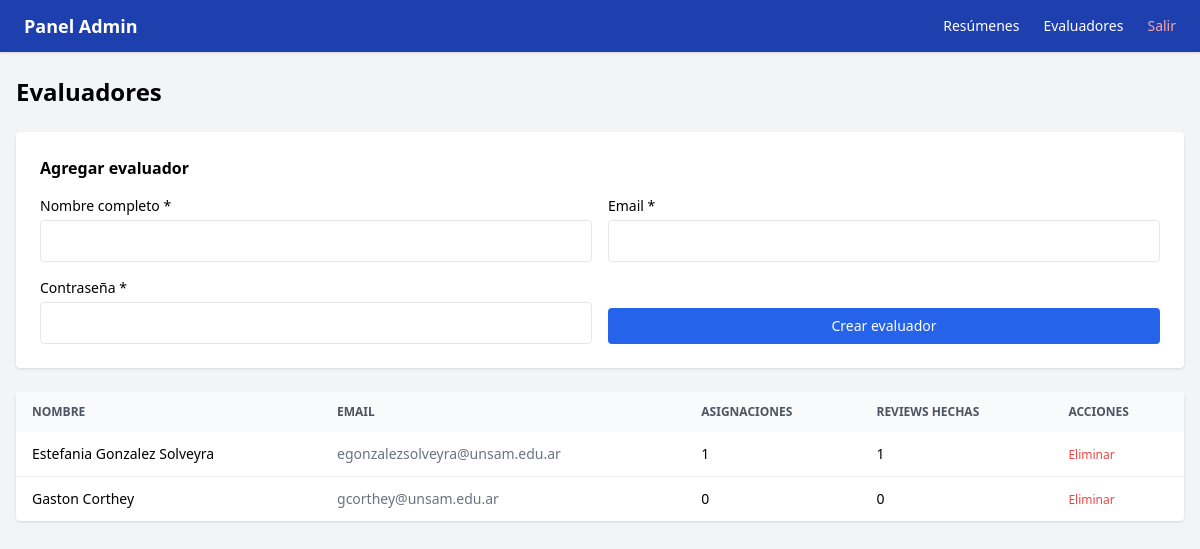
Screenshot of /admin/evaluadores (signed in) with the database file from the repository.
### app/models.py (models this page shows)
class User(Base):
    __tablename__ = "users"
    id = Column(Integer, primary_key=True, index=True)
    email = Column(String, unique=True, index=True, nullable=False)
    nombre = Column(String, nullable=False)
    password_hash = Column(String, nullable=False)
    role = Column(Enum(RoleEnum), nullable=False)
    reviews = relationship("Review", back_populates="evaluador")
    asignaciones = relationship("Asignacion", back_populates="evaluador")

### app/main.py (the view)
@app.get("/admin/evaluadores", response_class=HTMLResponse)
def admin_evaluadores(
    request: Request,
    current_user: models.User = Depends(require_admin),
    db: Session = Depends(get_db)
):
    evaluadores = db.query(models.User).filter(models.User.role == models.RoleEnum.evaluador).all()
    return templates.TemplateResponse("admin/evaluadores.html", {
        "request": request,
        "evaluadores": evaluadores,
        "current_user": current_user
    })

### app/templates/admin/evaluadores.html (shortened to what this page needs)
{% extends "admin/base.html" %}
{% block content %}
<div class="flex items-center justify-between mb-6">
    <h1 class="text-2xl font-bold">Evaluadores</h1>
</div>
<div class="bg-white rounded shadow p-6 mb-6">
    <h2 class="font-semibold mb-4">Agregar evaluador</h2>
    <form method="post" action="/admin/evaluadores" class="grid grid-cols-1 gap-4 sm:grid-cols-2">
        <div>
            <label class="block text-sm font-medium mb-1">Nombre completo *</label>
            <input type="text" name="nombre" required
                class="w-full border rounded px-3 py-2 focus:outline-none focus:ring-2 focus:ring-blue-400"/>
        </div>
        <div>
            <label class="block text-sm font-medium mb-1">Email *</label>
            <input type="email" name="email" required
                class="w-full border rounded px-3 py-2 focus:outline-none focus:ring-2 focus:ring-blue-400"/>
        </div>
        <div>
            <label class="block text-sm font-medium mb-1">Contraseña *</label>
            <input type="password" name="password" required
                class="w-full border rounded px-3 py-2 focus:outline-none focus:ring-2 focus:ring-blue-400"/>
        </div>
        <div class="flex items-end">
            <button class="w-full bg-blue-600 text-white px-4 py-2 rounded hover:bg-blue-700 text-sm">
                Crear evaluador
            </button>
        </div>
    </form>
</div>
<div class="bg-white rounded shadow overflow-hidden">
    <table class="w-full text-sm">
        <thead class="bg-gray-50 text-gray-600 uppercase text-xs">
            <tr>
                <th class="px-4 py-3 text-left">Nombre</th>
                <th class="px-4 py-3 text-left">Email</th>
                <th class="px-4 py-3 text-left">Asignaciones</th>
                <th class="px-4 py-3 text-left">Reviews hechas</th>
                <th class="px-4 py-3 text-left">Acciones</th>
            </tr>
        </thead>
        <tbody class="divide-y divide-gray-100">
            {% for e in evaluadores %}
            <tr class="hover:bg-gray-50">
                <td class="px-4 py-3 font-medium">{{ e.nombre }}</td>
                <td class="px-4 py-3 text-gray-500">{{ e.email }}</td>
                <td class="px-4 py-3">{{ e.asignaciones | length }}</td>
                <td class="px-4 py-3">{{ e.reviews | length }}</td>
                <td class="px-4 py-3">
                    <form method="post" action="/admin/evaluadores/{{ e.id }}/delete"
                        onsubmit="return confirm('¿Eliminar a {{ e.nombre }}?')">
                        <button class="text-red-500 text-xs hover:underline">Eliminar</button>
                    </form>
                </td>
            </tr>
            {% endfor %}
        </tbody>
    </table>
</div>
{% endblock %}

### rows the page displays
User: nombre "Estefania Gonzalez Solveyra", email "egonzalezsolveyra@unsam.edu.ar", asignaciones|length "1", reviews|length "1"
User: nombre "Gaston Corthey", email "gcorthey@unsam.edu.ar", asignaciones|length "0", reviews|length "0"
